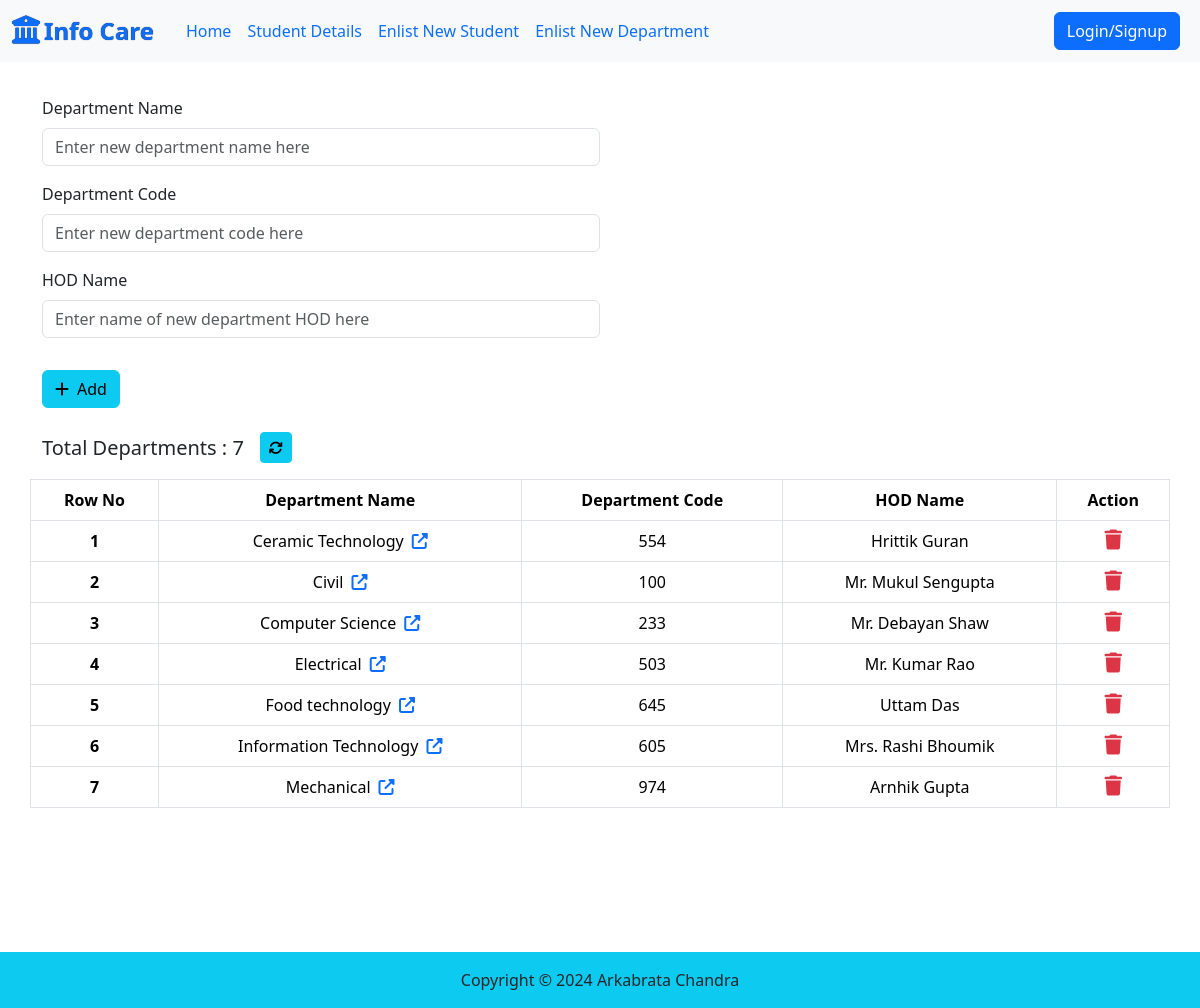
Before: /department/enlist/ with the older database file.
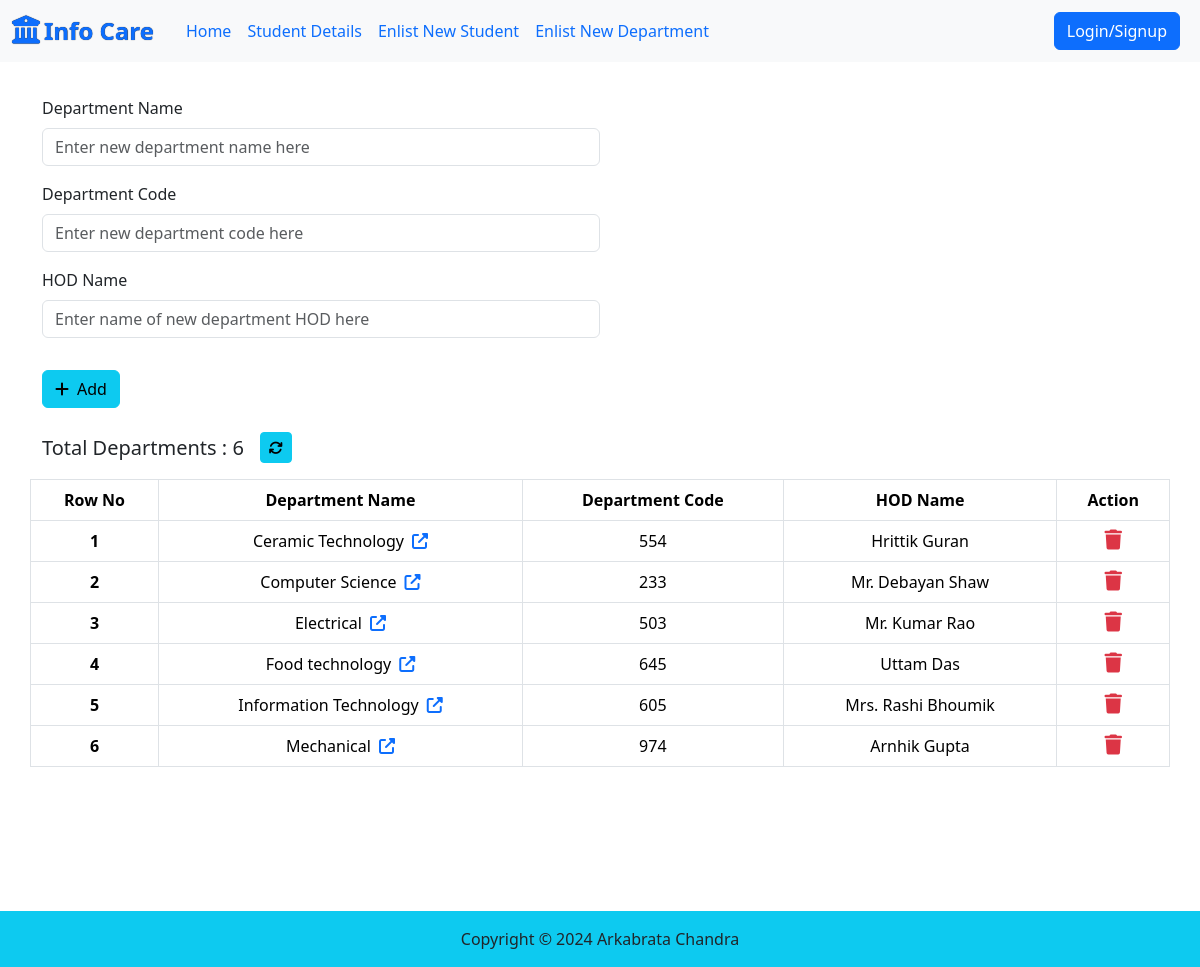
After: the same page with the newer database file.
### studentcard/models.py (models this page shows, shortened)
class Department(models.Model):
    department = models.CharField(max_length=50,default=None,unique=True)
    code = models.IntegerField(default=None,unique=True)
    hod_name = models.CharField(max_length=100,default=None)
    class Meta:
        ordering = ['department']

### studentcard/views.py (the view)
# urls.py: path('department/enlist/',enlist_dept,name="enlistNewDepartment"),
@csrf_exempt
def enlist_dept(request):
    try:
        if(request.method=="POST"):
            deptname = request.POST.get("deptname")
            deptcode = int(request.POST.get("deptcode"))
            depthod = request.POST.get("depthod")
            Department.objects.create(department = deptname,code = deptcode,hod_name = depthod)
        queryDept = Department.objects.all()
        return render(request,"report/department.html",context={"data" : queryDept,"results" : len(queryDept)})
    except Exception as e:
        print(e)
    return HttpResponse("Deparment Not Added")

### studentcard/templates/report/department.html (shortened to what this page needs)
{% extends "base.html" %}
{% block main %}
<div class="container mb-4">
    <form method="POST" action="/department/enlist/">
        <div class="mb-3">
            <label for="InputDeptName" class="form-label">Department Name</label>
            <input type="text" class="form-control w-50" name="deptname" id="InputDeptName" placeholder="Enter new department name here">
        </div>
        <div class="mb-3">
            <label for="InputDeptCode" class="form-label">Department Code</label>
            <input type="text" class="form-control w-50" name="deptcode" id="InputDeptCode" placeholder="Enter new department code here">
        </div>
        <div class="mb-3">
            <label for="InputDeptHOD" class="form-label">HOD Name</label>
            <input type="text" class="form-control w-50" name="depthod" id="InputDeptHOD" placeholder="Enter name of new department HOD here">
        </div>
        <button type="submit" class="btn btn-info mt-3"><i class="fa fa-add me-2"></i>Add</button>
    </form>
</div>
<div class="d-flex my-3 container align-items-center justify-content-start">
  <div class="fs-5">Total Departments : {{results}}</div>
  <a href="/department/enlist"><button class="btn btn-info btn-sm mx-3"><i class="fa fa-refresh"></i></button></a>
</div>
<table class="table container mb-5 table-bordered text-center">
    <thead>
      <tr>
        <th scope="col">Row No</th>
        <th scope="col">Department Name</th>
        <th scope="col">Department Code</th>
        <th scope="col">HOD Name</th>
        <th scope="col">Action</th>
      </tr>
    </thead>
    <tbody>
    {% for s in data %}
      <tr>
        <th scope="row">{{forloop.counter}}</th>
        <td scope="row">{{s.department}}<a href="{{s.department}}"><i class="fa-solid fa-up-right-from-square ms-2"></i></a></td>
        <td>{{s.code}}</td>
        <td>{{s.hod_name}}</td>
        <td>
          <i class="fa fa-trash text-danger fs-5" style="cursor: pointer;" onclick="delete_dept({{s.code}})"></i>
        </td>
      </tr>
    {% endfor %}
    </tbody>
</table>
{% endblock %}

Changed rows visible on the page:
removed Department: department "Civil", code "100", hod_name "Mr. Mukul Sengupta"
Other visible differences:
{{ results }}: "7" → "6"
